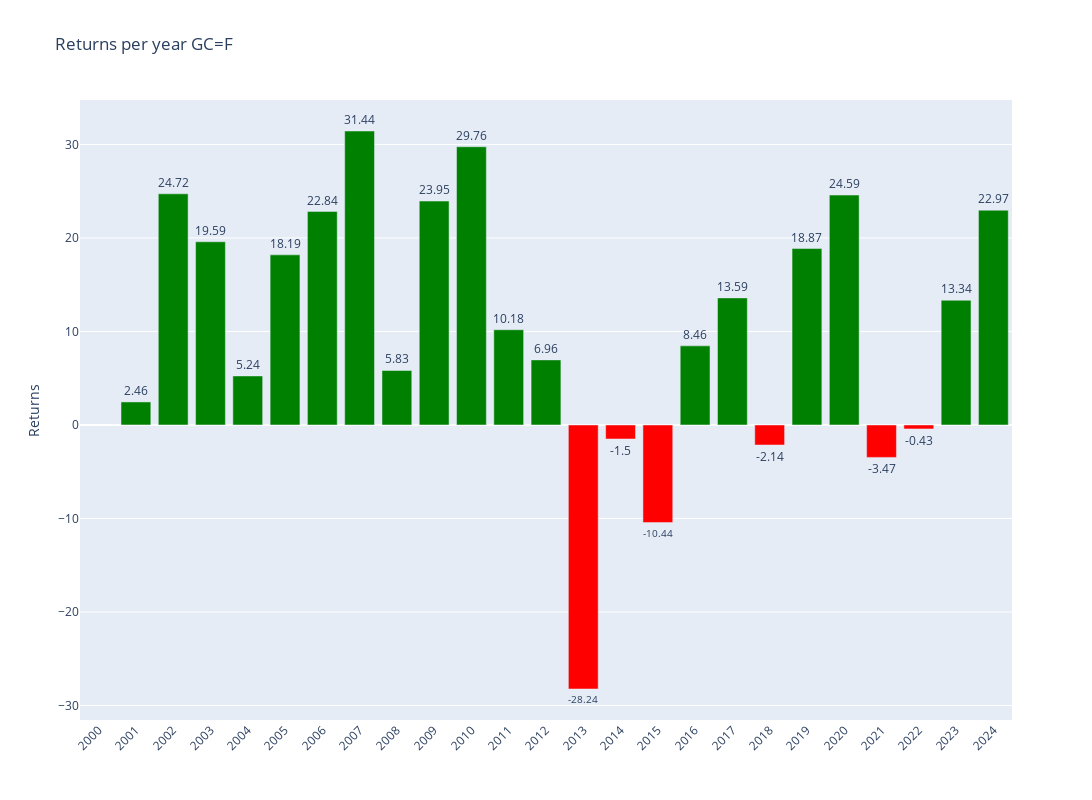

Notebook cell for this chart:
### Code cell
# Plotly
fig = make_subplots()

# Add colors
colors = ['green' if x >= 0 else 'red' for x in annual_data['Return']]

# Graph (1,1)
fig.add_trace(go.Bar(y=annual_data['Return'],x=annual_data['Return'].index,text=round(annual_data['Return'],2),textposition='outside',marker_color=colors,hoverinfo='skip'),row=1,col=1)

# Update xaxis properties
fig.update_yaxes(title_text="Returns", row=1, col=1)

fig.update_layout(xaxis=dict(tickvals=annual_data.index,tickangle=-45),height=800, width=1300,title=f"Returns per year {ticker}")

fig.show()

### Figure 1 — Plotly figure (JSON) as saved in the notebook; plotly's stock layout.template omitted (floating-point values rounded to 4 significant figures)
{"data": [{"hoverinfo": "skip", "marker": {"color": ["red", "green", "green", "green", "green", "green", "green", "green", "green", "green", "green", "green", "green", "red", "red", "red", "green", "green", "red", "green", "green", "red", "red", "green", "green"]}, "text": [null, 2.46, 24.72, 19.59, 5.24, 18.19, 22.84, 31.44, 5.83, 23.95, 29.76, 10.18, 6.96, -28.24, -1.5, -10.44, 8.46, 13.59, -2.14, 18.87, 24.59, -3.47, -0.43, 13.34, 22.97], "textposition": "outside", "type": "bar", "x": [2000, 2001, 2002, 2003, 2004, 2005, 2006, 2007, 2008, 2009, 2010, 2011, 2012, 2013, 2014, 2015, 2016, 2017, 2018, 2019, 2020, 2021, 2022, 2023, 2024], "xaxis": "x", "y": [null, 2.463, 24.72, 19.59, 5.244, 18.19, 22.84, 31.44, 5.833, 23.95, 29.76, 10.18, 6.961, -28.24, -1.498, -10.44, 8.46, 13.59, -2.143, 18.87, 24.59, -3.465, -0.4268, 13.34, 22.97], "yaxis": "y"}], "layout": {"height": 800, "title": {"text": "Returns per year GC=F"}, "width": 1300, "xaxis": {"anchor": "y", "domain": [0, 1], "tickangle": -45, "tickvals": [2000, 2001, 2002, 2003, 2004, 2005, 2006, 2007, 2008, 2009, 2010, 2011, 2012, 2013, 2014, 2015, 2016, 2017, 2018, 2019, 2020, 2021, 2022, 2023, 2024]}, "yaxis": {"anchor": "x", "domain": [0, 1], "title": {"text": "Returns"}}}}
